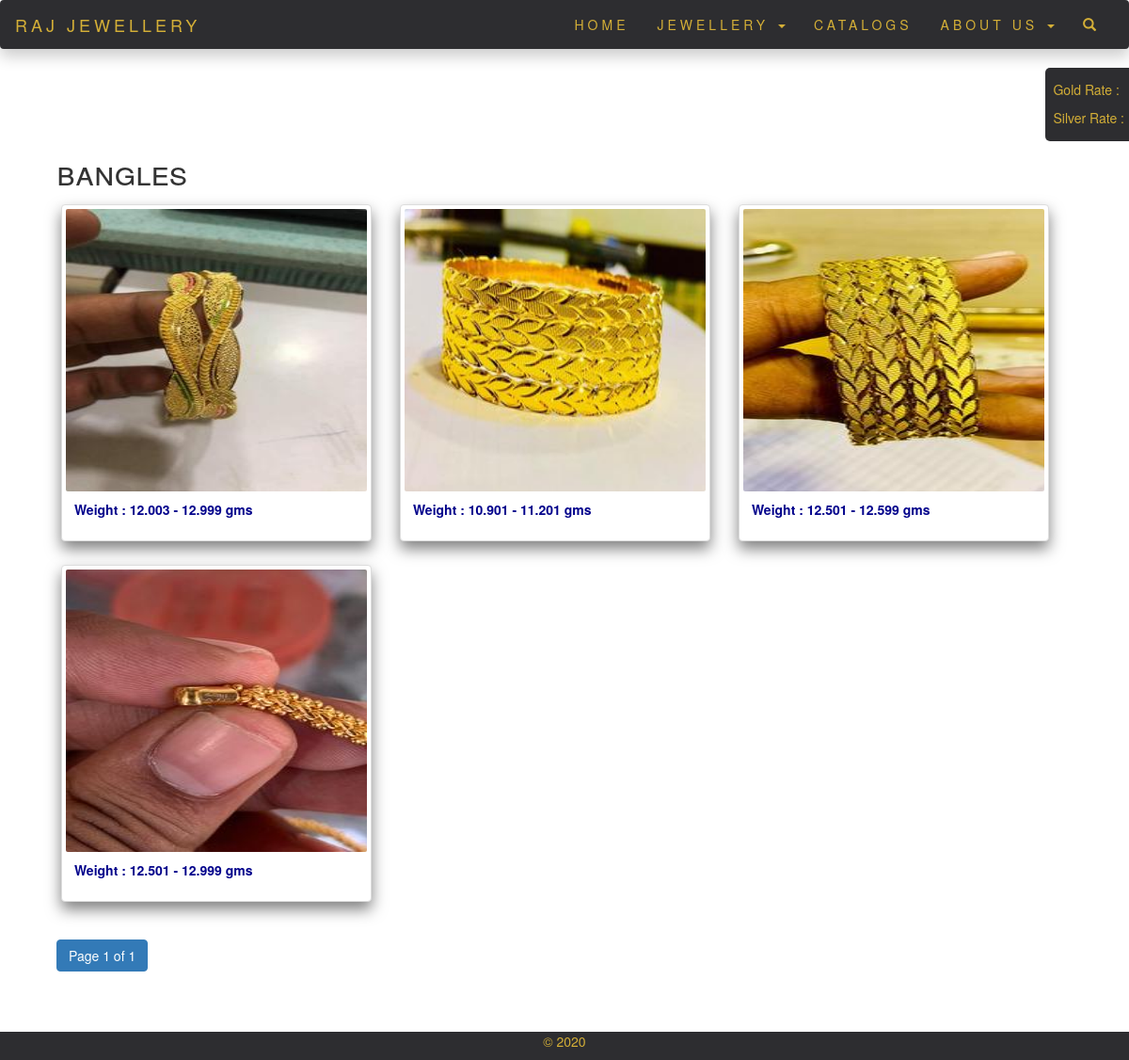
Screenshot of /products/bangles/ with the database file from the repository.
### main/models.py (models this page shows, shortened)
class Category(models.Model):
    name = models.CharField(max_length=32, db_index=True)
    slug = models.SlugField(max_length=48, unique=True)
    class Meta:
        ordering = ('name',)
        verbose_name = 'category'
        verbose_name_plural = 'categories'

class Product(models.Model):
    name = models.CharField(max_length=32, db_index=True)
    weight1 = models.DecimalField(max_digits=7, decimal_places=3)
    weight2 = models.DecimalField(max_digits=7, decimal_places=3)
    slug = models.SlugField(max_length=48, unique=True, db_index=True)
    image = models.ImageField(upload_to="product-images")
    thumbnail = models.ImageField(upload_to="product-thumbnails", null=True)
    active = models.BooleanField(default=True)
    objects = ActiveManager()
    category = models.ForeignKey(Category, related_name='products', on_delete=models.CASCADE,)
    date_added = models.DateTimeField(auto_now_add=True,)
    class Meta:
        ordering = ('name',)
        index_together = (('id', 'slug'),)
    def get_absolute_url(self):
        return reverse('main:product-detail', args=[self.id, self.slug])

### main/views.py (the view)
# urls.py: path('products/<slug:category_slug>/', views.product_list, name="product-list"),
def product_list(request, category_slug=None):
    category = None
    categories = models.Category.objects.all()
    products = models.Product.objects.active()
    if category_slug:
        category = get_object_or_404(models.Category, slug=category_slug)
        products = products.filter(category=category)
        paginator = Paginator(products, 15)
        page_number = request.GET.get('page')
        page_obj = paginator.get_page(page_number)
    return render(request, 'list.html', {
        'category': category,
        'categories': categories,
        'page_obj': page_obj,
    })

### main/models.py (called while the page is built)
    def active(self):
        return self.filter(active=True)

### main/templates/list.html (shortened to what this page needs)
{% extends "base.html" %}
{% load static %}
{% block content %}
    <section id="categories">
    <div id="container" class="categories">
        <h1 style="font-variant: all-petite-caps">{% if category %}{{ category.name }}{% else %}Products{% endif %}</h1>
          <div class="row">
              {% for product in page_obj %}
                  <div class="col-xs-4">
                      <div class="thumbnail" >
                          <a href="{{ product.get_absolute_url }}">
                          <img class="img" src="{{ product.thumbnail.url }}" class="card-img-top" alt="cover"></a>
                          <div class="caption">
                              <p style="color:darkblue;">Weight : {{ product.weight1 }} - {{ product.weight2 }} gms</p>
                          </div>
                      </div>
                  </div>
                  {% empty %}
                  <p style="font-size: 2rem; font-weight: 300; text-align:center;">Currently there is nothing to display here...</p>
              {% endfor %}
          </div>
        <div >
            <ul class="pagination">
                <li class="active"><a href="#">Page {{ page_obj.number }} of {{ page_obj.paginator.num_pages }}</a></li>
            </ul>
        </div>
    </div>
    </section>
{% endblock content %}

### main/templates/base.html (shortened to what this page needs)
{%  load static %}
<!DOCTYPE html>
<html>
    <head>
        <link rel="stylesheet" type="text/css" href="{% static "css/loader.css" %}">
    	<link rel="stylesheet" type="text/css" href="{% static "css/style1.css" %}">
        <link rel="stylesheet" type="text/css" href="https://maxcdn.bootstrapcdn.com/bootstrap/3.4.0/css/bootstrap.min.css">
    </head>
    <body>
    <section id="nav-bar">
    <nav class="navbar ">
        <div class="container-fluid">
        <div class="navbar-header">
            <a class="navbar-brand" href="{% url "main:home" %}">RAJ JEWELLERY</a>
        </div>
        <div class="collapse navbar-collapse" id="myNavbar">
            <ul class="nav navbar-nav navbar-right">
                <li><a href="{% url "main:home" %}">HOME</a></li>
                <li class="dropdown">
                <a class="dropdown-toggle" data-toggle="dropdown" href="#">JEWELLERY
                <span class="caret"></span>
                </a>
                </li>
                <li><a href="{% url "main:catolog" %}">CATALOGS</a></li>
                <li class="dropdown" >
                    <a class="dropdown-toggle" data-toggle="dropdown" href="#">ABOUT US
                        <span class="caret"></span></a>
                </li>
                <li><a href="{% url "main:search" %}"><span class="glyphicon glyphicon-search"></span></a></li>
            </div>
            </div>
    </nav>
    </section>
    <div class="wrap">
    <ul style="list-style: none; margin: 0;">
        <li style="margin-top: 8px;"><p>&nbspGold Rate : <a  id="td2" href="#" style="color:inherit">{{ td2 }}</a></p></li>
        <li><p>&nbspSilver Rate : <a id="td3" href="#" style="color:inherit">{{ td3 }}</a></p></li>
    </ul></div>
    {% block content %}
    {% endblock content %}
    <section>
<div class="footer">
 <p> © 2020 <a href="#" style="text-decoration:none;  color: inherit; "> </a> </p>
</div></section>
    </body>
</html>

### main/static/css/loader.css (style rules this page uses)
* { margin: 0; padding: 0; }

### main/static/css/style1.css (style rules this page uses)
#nav-bar { position: sticky; top: 0; z-index: 10; }
.navbar { margin-bottom: 2px; background-color:#2d2d30; border: 0; font-size: 14px !important; letter-spacing: 4px; opacity:1; box-shadow: 0px 8px 16px 0px rgba(0,0,0,0.2); z-index: 10; }
.navbar li a, .navbar .navbar-brand { color: #D4AF37 !important; }
#categories { padding: 5% 5%; width: 100%; background-color: white; margin-top: 30px; }
.categories { margin-top: 10px; margin-bottom: 10px; }
.categories .row { width: 100%; }
.thumbnail { margin: 5px; width: 100%; background-color: black; box-shadow: 0px 8px 16px 0px rgba(0,0,0,0.5); }
.thumbnail a .img { width:100%; height: 300px; border-radius: 2px; }
.thumbnail .caption { font-weight: 600; }
.footer { z-index:10; }
.wrap { position:fixed; right:0px; background:#2d2d30; color:#D4AF37; z-index:10; display: flex; align-items:center; justify-content: center; padding-top: 10px; padding: 5px; border-top-left-radius: 5px; border-bottom-left-radius: 5px; }

### main/templates/base.html (style rules this page uses)
.footer { position: fixed; left: 0; bottom: 0; width: 100%; background-color:#2d2d30; color: #D4AF37; text-align: center; }

### rows the page displays
Category: name "Bangles"
Product: thumbnail (picture), weight1 "12.003", weight2 "12.999"
Product: thumbnail (picture), weight1 "10.901", weight2 "11.201"
Product: thumbnail (picture), weight1 "12.501", weight2 "12.599"
Product: thumbnail (picture), weight1 "12.501", weight2 "12.999"

### other values shown
{{ page_obj.number }} "1"
{{ page_obj.paginator.num_pages }} "1"
